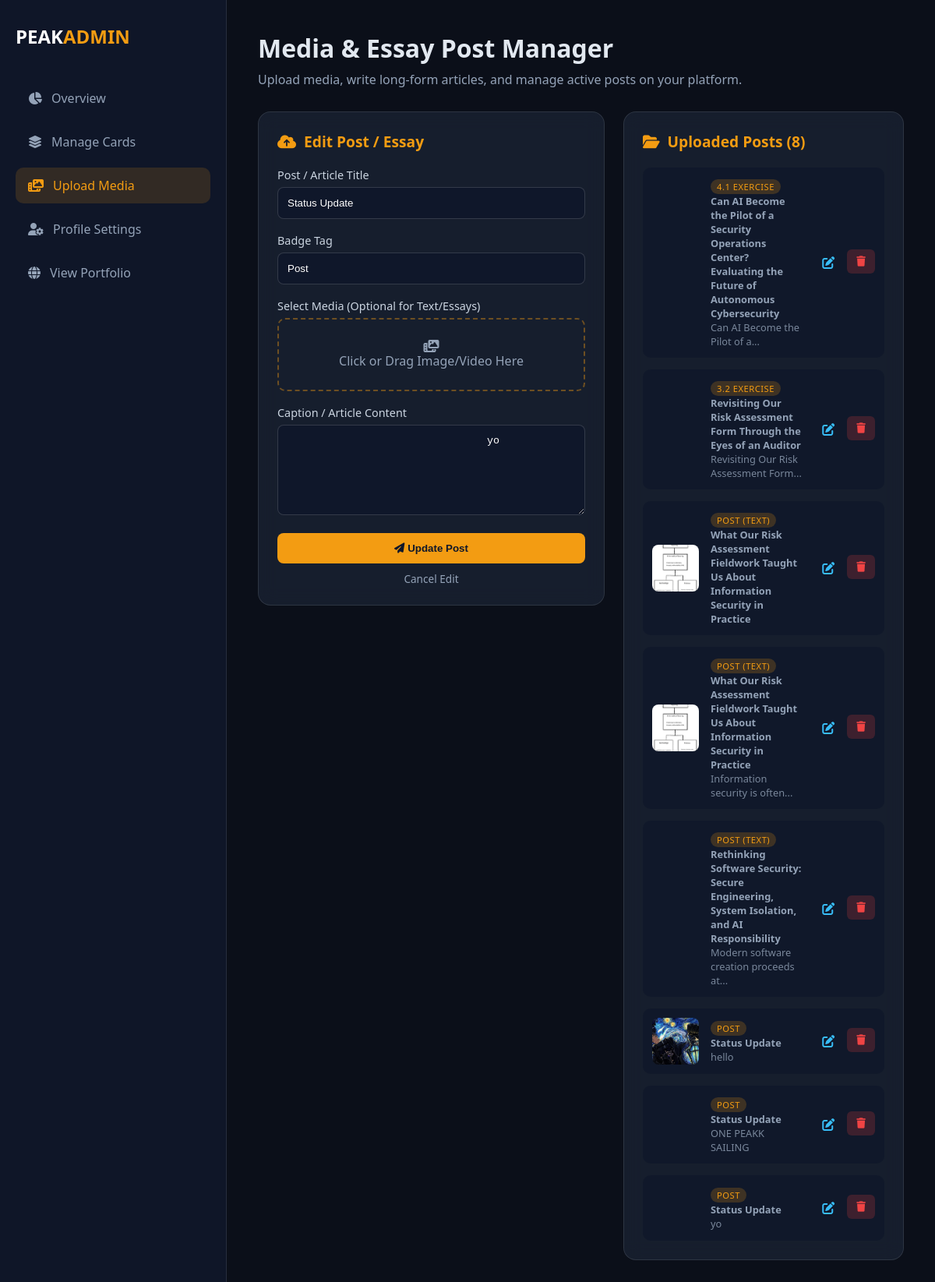
The app's page /dashboard/post?edit_id=1 (signed in) with its own data.
### app.py (models this page shows)
class MediaUpload(db.Model):
    id = db.Column(db.Integer, primary_key=True)
    title = db.Column(db.String(100), nullable=True)
    caption = db.Column(db.Text, nullable=True)
    badge = db.Column(db.String(50), default="Featured")
    filename = db.Column(db.String(255), nullable=True)
    media_type = db.Column(db.String(10), nullable=True)
    created_at = db.Column(db.DateTime, default=datetime.utcnow)

### app.py (the view)
@app.route('/dashboard/post')
@login_required
def dashboard_post():
    edit_id = request.args.get('edit_id', type=int)
    edit_post = MediaUpload.query.get(edit_id) if edit_id else None
    uploads = MediaUpload.query.order_by(MediaUpload.id.desc()).all()
    return render_template('dashboard_post.html', uploads=uploads, edit_post=edit_post)

### app.py (called while the page is built)
@login_manager.user_loader
def load_user(user_id):
    return db.session.get(User, int(user_id))

### templates/dashboard_post.html (shortened to what this page needs)
<!DOCTYPE html>
<html lang="en">
<head>
    <link rel="stylesheet" href="https://cdnjs.cloudflare.com/ajax/libs/font-awesome/6.4.0/css/all.min.css">
    <link rel="stylesheet" href="{{ url_for('static', filename='css/dashboard.css') }}">
</head>
<body class="dashboard-body">
    <div class="dashboard-container">
        <aside class="dashboard-sidebar">
            <div class="brand">
                <h2>PEAK<span>ADMIN</span></h2>
            </div>
            <nav class="dash-nav">
                <a href="{{ url_for('dashboard') }}">
                    <i class="fa-solid fa-chart-pie"></i> Overview
                </a>
                <a href="{{ url_for('dashboard_cards') }}">
                    <i class="fa-solid fa-layer-group"></i> Manage Cards
                </a>
                <a href="{{ url_for('dashboard_post') }}" class="active">
                    <i class="fa-solid fa-photo-film"></i> Upload Media
                </a>
                <a href="{{ url_for('dashboard_profile_page') }}">
                    <i class="fa-solid fa-user-gear"></i> Profile Settings
                </a>
                <a href="{{ url_for('home') }}">
                    <i class="fa-solid fa-globe"></i> View Portfolio
                </a>
            </nav>
        </aside>
        <main class="dashboard-content">
            <header class="dash-header">
                <h1>Media & Essay Post Manager</h1>
                <p>Upload media, write long-form articles, and manage active posts on your platform.</p>
            </header>
            <div class="dash-grid">
                <div class="dash-card">
                    <h3>
                        <i class="fa-solid fa-cloud-arrow-up"></i>
                        {% if edit_post %}Edit Post / Essay{% else %}New Media or Essay Post{% endif %}
                    </h3>
                    <form action="{% if edit_post %}{{ url_for('update_media', upload_id=edit_post.id) }}{% else %}{{ url_for('upload_media') }}{% endif %}"
                          method="POST"
                          enctype="multipart/form-data"
                          class="dash-form">
                        <div class="form-group">
                            <label for="title">Post / Article Title</label>
                            <input type="text" id="title" name="title" class="form-control"
                                   placeholder="e.g. Rethinking Software Security..."
                                   value="{{ edit_post.title if edit_post else '' }}">
                        </div>
                        <div class="form-group">
                            <label for="badge">Badge Tag</label>
                            <input type="text" id="badge" name="badge" class="form-control"
                                   placeholder="e.g. POST (TEXT), Article, Essay"
                                   value="{{ edit_post.badge if edit_post else 'POST (TEXT)' }}">
                        </div>
                        <div class="form-group">
                            <label>Select Media (Optional for Text/Essays)</label>
                            <div class="file-upload-wrapper">
                                <div class="file-dummy">
                                    <i class="fa-solid fa-photo-film"></i>
                                    <span id="file-label">Click or Drag Image/Video Here</span>
                                </div>
                            </div>
                        </div>
                        <div class="form-group">
                            <label for="caption_editor">Caption / Article Content</label>
                            <textarea id="caption_editor" name="caption" rows="6">
                                {{ edit_post.caption if edit_post else '' }}
                            </textarea>
                        </div>
                        <div class="form-actions" style="margin-top: 15px;">
                            <button type="submit" class="btn-submit">
                                <i class="fa-solid fa-paper-plane"></i>
                                {% if edit_post %}Update Post{% else %}Post Media{% endif %}
                            </button>
                            {% if edit_post %}
                                <a href="{{ url_for('dashboard_post') }}"
                                   style="display: block; text-align: center; color: #94a3b8; margin-top: 10px; text-decoration: none; font-size: 0.85rem;">
                                    Cancel Edit
                                </a>
                            {% endif %}
                        </div>
                    </form>
                </div>
                <div class="dash-card">
                    <h3><i class="fa-solid fa-folder-open"></i> Uploaded Posts ({{ uploads|length if uploads else 0 }})</h3>
                    <div class="card-list">
                        {% if uploads %}
                            {% for item in uploads %}
                            <div class="card-item">
                                <div class="thumb-box">
                                    {% if item.filename %}
                                        {% if item.media_type == 'image' %}
                                            <img src="{{ url_for('static', filename='uploads/' + item.filename) }}" alt="Media">
                                        {% else %}
                                            <video src="{{ url_for('static', filename='uploads/' + item.filename) }}" muted></video>
                                        {% endif %}
                                    {% else %}
                                        <div style="display: flex; align-items: center; justify-content: center; height: 100%; background: #1e293b; color: #f59e0b;">
                                            <i class="fa-solid fa-file-lines" style="font-size: 1.5rem;"></i>
                                        </div>
                                    {% endif %}
                                </div>
                                <div class="card-info">
                                    <span class="badge">{{ item.badge or item.media_type|upper or 'POST' }}</span>
                                    <p><strong>{{ item.title or 'Untitled Post' }}</strong></p>
                                    <p style="font-size: 0.8rem; opacity: 0.8;">{{ item.caption|striptags|truncate(40) }}</p>
                                </div>
                                <div class="card-actions" style="display: flex; gap: 6px;">
                                    <a href="{{ url_for('dashboard_post', edit_id=item.id) }}" class="btn-edit" title="Edit Post" style="padding: 6px 10px; color: #38bdf8;">
                                        <i class="fa-solid fa-pen-to-square"></i>
                                    </a>
                                    <form action="{{ url_for('delete_media', upload_id=item.id) }}" method="POST" onsubmit="return confirm('Delete this media file?');" style="margin: 0;">
                                        <button type="submit" class="btn-delete" title="Delete Media">
                                            <i class="fa-solid fa-trash"></i>
                                        </button>
                                    </form>
                                </div>
                            </div>
                            {% endfor %}
                        {% else %}
                            <p class="empty-msg">No media uploads found. Use the form to post videos, images, or articles!</p>
                        {% endif %}
                    </div>
                </div>
            </div>
        </main>
    </div>
</body>
</html>

### static/css/dashboard.css (style rules this page uses)
body.dashboard-body { background-color: #0b0f19; color: #e2e8f0; font-family: 'Segoe UI', Tahoma, Geneva, Verdana, sans-serif; margin: 0; padding: 0; }
.dashboard-container { display: flex; min-height: 100vh; }
.dashboard-sidebar { width: 250px; background: rgba(15, 23, 42, 0.95); border-right: 1px solid rgba(255, 255, 255, 0.1); padding: 30px 20px; display: flex; flex-direction: column; }
.dashboard-sidebar .brand h2 { color: #ffffff; font-size: 1.5rem; margin: 0 0 40px 0; }
.dashboard-sidebar .brand span { color: #f39c12; }
.dash-nav a { display: flex; align-items: center; gap: 12px; color: #94a3b8; text-decoration: none; padding: 12px 16px; border-radius: 10px; margin-bottom: 10px; transition: all 0.2s ease; }
.dash-nav a:hover, .dash-nav a.active { background: rgba(243, 156, 18, 0.15); color: #f39c12; }
.dashboard-content { flex: 1; padding: 40px; overflow-y: auto; }
.dash-header { margin-bottom: 30px; }
.dash-header h1 { font-size: 2rem; margin: 0 0 8px 0; }
.dash-header p { color: #94a3b8; margin: 0; }
.dash-grid { display: grid; grid-template-columns: 1fr 1fr; gap: 30px; }
.dash-card { background: rgba(30, 41, 59, 0.6); backdrop-filter: blur(12px); border: 1px solid rgba(255, 255, 255, 0.1); border-radius: 16px; padding: 24px; }
.dash-card h3 { margin: 0 0 20px 0; font-size: 1.2rem; color: #f39c12; display: flex; align-items: center; gap: 10px; }
.dash-form .form-group { margin-bottom: 18px; }
.dash-form label { display: block; margin-bottom: 6px; font-size: 0.9rem; color: #cbd5e1; }
.dash-form input[type="text"], .dash-form textarea { width: 100%; padding: 12px; background: rgba(15, 23, 42, 0.8); border: 1px solid rgba(255, 255, 255, 0.15); border-radius: 8px; color: #ffffff; box-sizing: border-box; }
.file-upload-wrapper { position: relative; height: 90px; border: 2px dashed rgba(243, 156, 18, 0.4); border-radius: 10px; overflow: hidden; }
.file-dummy { display: flex; flex-direction: column; align-items: center; justify-content: center; height: 100%; color: #94a3b8; }
.btn-submit { width: 100%; padding: 12px; background: #f39c12; border: none; border-radius: 8px; color: #0f172a; font-weight: bold; cursor: pointer; transition: background 0.2s; }
.card-list { display: flex; flex-direction: column; gap: 15px; }
.card-item { display: flex; align-items: center; background: rgba(15, 23, 42, 0.7); padding: 12px; border-radius: 10px; gap: 15px; }
.thumb-box { width: 60px; height: 60px; border-radius: 8px; overflow: hidden; flex-shrink: 0; }
.thumb-box img { width: 100%; height: 100%; object-fit: cover; }
.card-info { flex: 1; }
.card-info .badge { font-size: 0.7rem; background: rgba(243, 156, 18, 0.2); color: #f39c12; padding: 2px 8px; border-radius: 12px; }
.card-info p { margin: 0; font-size: 0.8rem; color: #94a3b8; }
.btn-delete { background: rgba(239, 68, 68, 0.2); color: #ef4444; border: none; padding: 8px 12px; border-radius: 6px; cursor: pointer; transition: background 0.2s; }
.thumb-box video { width: 100%; height: 100%; object-fit: cover; border-radius: 8px; }
.card-info .badge { text-transform: uppercase; letter-spacing: 0.5px; }

### templates/dashboard_post.html (style rules this page uses)
.dashboard-content { overflow-x: hidden; width: 100%; box-sizing: border-box; }
.dash-grid { display: grid !important; grid-template-columns: minmax(0, 1fr) 360px !important; gap: 24px !important; align-items: start !important; width: 100% !important; }
.dash-card { min-width: 0 !important; position: relative !important; z-index: 1 !important; }

### records on screen
MediaUpload: title "Status Update", badge "Post", caption "yo", badge "POST"
MediaUpload: badge "4.1 EXERCISE", title "Can AI Become the Pilot of a Security Operations Center? Evaluating the Future of Autonomous Cybersecurity", caption "Can AI Become the Pilot of a..."
MediaUpload: badge "3.2 EXERCISE", title "Revisiting Our Risk Assessment Form Through the Eyes of an Auditor", caption "Revisiting Our Risk Assessment Form..."
MediaUpload: filename (picture), badge "POST (TEXT)", title "What Our Risk Assessment Fieldwork Taught Us About Information Security in Practice"
MediaUpload: filename (picture), badge "POST (TEXT)", title "What Our Risk Assessment Fieldwork Taught Us About Information Security in Practice", caption "Information security is often..."
MediaUpload: badge "POST (TEXT)", title "Rethinking Software Security: Secure Engineering, System Isolation, and AI Responsibility", caption "Modern software creation proceeds at..."
MediaUpload: filename (picture), badge "POST", title "Status Update", caption "hello"
MediaUpload: badge "POST", title "Status Update", caption "ONE PEAKK SAILING"

### other values on screen
{{ uploads|length if uploads else 0 }} "8"
